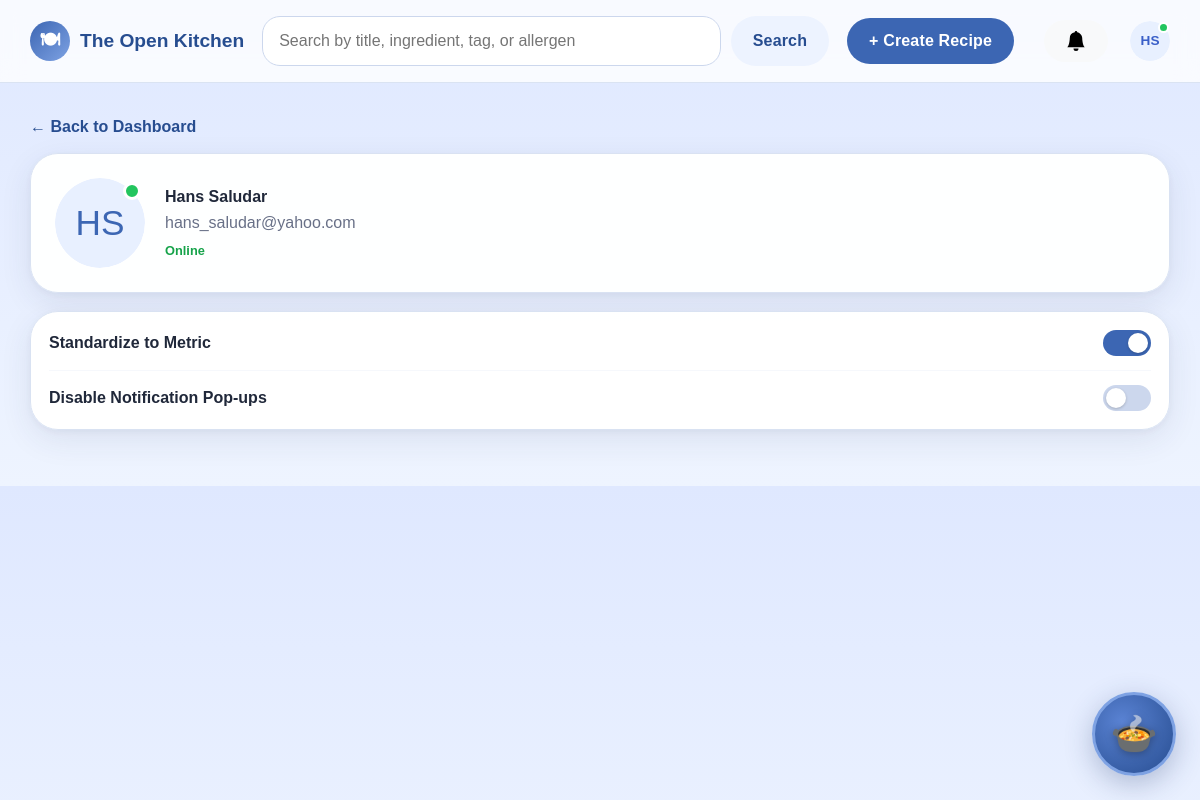
/profile/settings (signed in), run on the app's committed database.
### app/models.py (models this page shows, shortened)
class User(db.Model):
    __tablename__ = 'users'
    id = db.Column(db.Integer, primary_key=True)
    firstName = db.Column(db.String(50), nullable=False)
    lastName = db.Column(db.String(50), nullable=False)
    email = db.Column(db.String(100), unique=True, nullable=False)
    password = db.Column(db.String(255), nullable=False)
    role = db.Column(db.String(20), nullable=False, default='contributor')
    isActive = db.Column(db.Boolean, default=True)
    dateCreated = db.Column(db.DateTime, nullable=False, default=datetime.now)
    avatar = db.Column(db.String(255), nullable=True)
    preferMetric = db.Column(db.Boolean, default=False, nullable=False)
    disableNotifications = db.Column(db.Boolean, default=False, nullable=False)
    lastSeen = db.Column(db.DateTime, nullable=True, default=None)
    doNotDisturb = db.Column(db.Boolean, default=False, nullable=False)
    recipes = db.relationship('Recipe', backref='author', lazy=True)

### app/routes.py (the view, shortened to what this page needs)
@app.route('/profile/settings', methods=['GET', 'POST'])
@login_required
def profile_settings():
    user = get_current_user()
    form = ProfileSettingsForm()
    return render_template('profile_settings.html', form=form, user=user)

### app/forms.py
class ProfileSettingsForm(FlaskForm):
    avatar = FileField('Profile Picture', validators=[Optional(), FileAllowed(ALLOWED_IMAGE_EXTENSIONS, 'Images only.')])
    submit = SubmitField('Save Changes')

### app/routes.py (called while the page is built)
def login_required(f):
    @wraps(f)
    def decorated_function(*args, **kwargs):
        if 'user_id' not in session:
            flash('Please log in to access this page.', 'warning')
            return redirect(url_for('login'))
        return f(*args, **kwargs)
    return decorated_function

def get_current_user():
    if 'user_id' in session:
        return User.query.get(session['user_id'])
    return None

def current_user_id():
    return session.get('user_id')

@app.context_processor
def inject_current_user():
    return {'current_user': get_current_user()}

@app.before_request
def update_last_seen():
    if 'user_id' in session:
        user = User.query.get(session['user_id'])
        if user:
            user.lastSeen = datetime.now()
            db.session.commit()

def _get_notifications():
    uid = current_user_id()
    if uid is None:
        return []
    return Notification.query.filter_by(userID=uid).order_by(Notification.dateCreated.desc()).all()

@app.context_processor
def inject_notifications():
    notifications = _get_notifications()
    has_unread = any(not n.isRead for n in notifications)
    return dict(notifications=notifications, has_unread=has_unread)

### app/templates/profile_settings.html (shortened to what this page needs)
{% extends "base.html" %}
{% block content %}
<a href="{{ url_for('dashboard') }}" class="back-link">← Back to Dashboard</a>
<section class="form-shell">
<form method="POST" action="{{ url_for('profile_settings') }}" enctype="multipart/form-data" class="form-card">
        <div style="display: flex; align-items: center; gap: 20px;">
            <div style="position: relative; width: 90px; height: 90px; flex-shrink: 0;">
                <div id="avatarWrapper"
                     onclick="document.getElementById('avatarInput').click()"
                     title="Click to change photo"
                     style="position: relative; width: 90px; height: 90px; border-radius: 50%; cursor: pointer; overflow: hidden;">
                    {% if user.avatar %}
                    <img id="avatarPreview"
                         src="{{ url_for('static', filename='uploads/' + user.avatar) }}"
                         alt="Your profile picture"
                         style="width: 90px; height: 90px; border-radius: 50%; object-fit: cover; display: block;">
                    {% else %}
                    <div id="avatarInitials"
                         style="width: 90px; height: 90px; border-radius: 50%; background: var(--primary-light, #e8f0ff); display: flex; align-items: center; justify-content: center; font-size: 2.2rem; color: var(--primary, #3a5fc8);">
                        {{ user.firstName[0] }}{{ user.lastName[0] }}
                    </div>
                    {% endif %}
                </div>
                <span id="statusDot"
                      title="{{ 'Do Not Disturb — click to go online' if user.doNotDisturb else 'Online — click for Do Not Disturb' }}"
                      style="position: absolute; top: 4px; right: 4px; width: 18px; height: 18px;
                             background: {{ '#f59e0b' if user.doNotDisturb else '#22c55e' }};
                             border-radius: 50%; border: 3px solid white; cursor: pointer;
                             transition: background .2s ease; z-index: 10;"></span>
            </div>
            <div>
                <p style="margin: 0; font-weight: 600;">{{ user.firstName }} {{ user.lastName }}</p>
                <p class="muted-small" style="margin: 2px 0 0 0;">{{ user.email }}</p>
                <p id="statusLabel" style="margin: 4px 0 0 0; font-size: .8rem; font-weight: 600; color: {{ '#f59e0b' if user.doNotDisturb else '#16a34a' }};">
                    {{ 'Do Not Disturb' if user.doNotDisturb else 'Online' }}
                </p>
            </div>
        </div>
    </form>
</section>
<form method="POST" action="{{ url_for('profile_settings') }}">
    <article class="recipe-card" style="margin-top: 18px;">
        <div style="display: flex; align-items: center; justify-content: space-between; gap: 16px;">
            <div>
                <p style="margin: 0; font-weight: 600; color: var(--text);">Standardize to Metric</p>
            </div>
            <label class="toggle-switch">
                <span class="toggle-track">
                    <span class="toggle-knob"></span>
                </span>
            </label>
        </div>
        <hr style="border: none; border-top: 1px solid var(--line); margin: 14px 0;">
        <div style="display: flex; align-items: center; justify-content: space-between; gap: 16px;">
            <div>
                <p style="margin: 0; font-weight: 600; color: var(--text);">Disable Notification Pop-ups</p>
            </div>
            <label class="toggle-switch">
                <span class="toggle-track">
                    <span class="toggle-knob"></span>
                </span>
            </label>
        </div>
    </article>
</form>
{% endblock %}

### app/templates/base.html (shortened to what this page needs)
<!DOCTYPE html>
<html lang="en">
<head>
    <link href="https://cdn.jsdelivr.net/npm/bootstrap@5.3.3/dist/css/bootstrap.min.css" rel="stylesheet">
    <link rel="stylesheet" href="{{ url_for('static', filename='style.css') }}">
</head>
<body>
    <header class="site-header">
        <div class="container nav-wrap">
            <a class="brand" href="{{ url_for('dashboard') }}">
                <span class="brand-mark">🍽</span>
                <span>The Open Kitchen</span>
            </a>
            <form class="searchbar" action="{{ url_for('search') }}" method="get">
                <input type="text" name="q" placeholder="Search by title, ingredient, tag, or allergen"
                       value="{{ request.args.get('q', '') }}">
                <button type="submit" class="btn btn-secondary">Search</button>
            </form>
            <nav class="nav-links">
                {% if session.get('user_id') %}
                    <a href="{{ url_for('create_recipe') }}" class="btn btn-primary">+ Create Recipe</a>
                {% else %}
                    <a href="{{ url_for('login') }}" class="btn btn-primary">Log In</a>
                {% endif %}
                {% if session.get('user_id') %}
                <button type="button"
                        id="notificationBtn"
                        class="btn btn-light position-relative ms-3"
                        data-bs-toggle="offcanvas"
                        data-bs-target="#notificationPanel"
                        aria-controls="notificationPanel">
                    <svg xmlns="http://www.w3.org/2000/svg" width="20" height="20" fill="currentColor" class="bi bi-bell-fill" viewBox="0 0 16 16">
                        <path d="M8 16a2 2 0 0 0 2-2H6a2 2 0 0 0 2 2m.995-14.901a1 1 0 1 0-1.99 0A5 5 0 0 0 3 6c0 1.098-.5 6-2 7h14c-1.5-1-2-5.902-2-7 0-2.42-1.72-4.44-4.005-4.901"/>
                    </svg>
                </button>
                {% endif %}
                {% if session.get('user_id') %}
                <div class="dropdown ms-2" style="position: relative;">
                    <button class="btn p-0 border-0 d-flex align-items-center justify-content-center"
                            type="button"
                            id="profileDropdown"
                            data-bs-toggle="dropdown"
                            aria-expanded="false"
                            style="width: 40px; height: 40px; border-radius: 50%; overflow: hidden; background: transparent;">
                        {% if current_user and current_user.avatar %}
                        <img src="{{ url_for('static', filename='uploads/' + current_user.avatar) }}"
                             alt="Profile"
                             style="width: 40px; height: 40px; border-radius: 50%; object-fit: cover;">
                        {% else %}
                        <div style="width: 40px; height: 40px; border-radius: 50%; background: #e8f0ff; color: #3a5fc8; display: flex; align-items: center; justify-content: center; font-weight: 700; font-size: 0.85rem;">
                            {% if current_user %}{{ current_user.firstName[0] }}{{ current_user.lastName[0] }}{% else %}?{% endif %}
                        </div>
                        {% endif %}
                    </button>
                </div>
                {% endif %}
            </nav>
        </div>
    </header>
    <main class="container page-shell">
        {% block content %}{% endblock %}
    </main>
    <div class="toast-container position-fixed top-0 end-0 p-3" style="z-index: 1100;" id="toastContainer"></div>
    <div id="mp-pot-wrap">
      <div id="mp-pot-btn">
        <span class="mp-pot-icon">🍲</span>
      </div>
    </div>
</body>
</html>

### app/static/style.css (style rules this page uses)
:root { --bg-top: #dfe8ff; --bg-bottom: #eef4ff; --surface: rgba(255, 255, 255, 0.96); --surface-strong: #ffffff; --primary: #3c66b3; --primary-dark: #274d90; --accent: #f4c15d; --text: #20283a; --muted: #687087; --line: #d9e2f2; --shadow: 0 10px 32px rgba(40, 55, 90, 0.09), 0 2px 8px rgba(40,55,90,0.05); --radius-lg: 28px; --radius-md: 22px; --radius-sm: 16px; }
* { box-sizing: border-box; }
html, body { margin: 0; padding: 0; }
body { font-family: Arial, Helvetica, sans-serif; color: var(--text); background: linear-gradient(180deg, var(--bg-top) 0%, var(--bg-bottom) 100%); }
a { color: inherit; text-decoration: none; }
.container { width: min(1160px, calc(100% - 32px)); margin: 0 auto; }
.page-shell { padding: 32px 0 56px; }
.site-header { position: sticky; top: 0; z-index: 20; backdrop-filter: blur(10px); background: rgba(255, 255, 255, 0.78); border-bottom: 1px solid rgba(217, 226, 242, 0.95); }
.nav-wrap { display: grid; grid-template-columns: auto 1fr auto; gap: 18px; align-items: center; padding: 16px 0; }
.brand { display: inline-flex; align-items: center; gap: 10px; font-size: 1.2rem; font-weight: 800; color: var(--primary-dark); }
.brand-mark { display: inline-grid; place-items: center; width: 40px; height: 40px; border-radius: 50%; background: linear-gradient(135deg, var(--primary), #7ea2e3); color: white; }
.nav-links { display: inline-flex; align-items: center; gap: 14px; }
.searchbar { display: grid; grid-template-columns: 1fr auto; gap: 10px; }
.searchbar input, input, select, textarea { width: 100%; padding: 12px 16px; border: 1px solid #ccd7ed; border-radius: 18px; font: inherit; background: white; transition: border-color .15s ease, box-shadow .15s ease; }
.btn { display: inline-flex; align-items: center; justify-content: center; gap: 8px; border: 0; border-radius: 999px; padding: 11px 22px; font-weight: 600; letter-spacing: 0.01em; cursor: pointer; transition: background .18s ease, transform .12s ease, box-shadow .18s ease; }
.btn-primary { background: var(--primary); color: white; }
.btn-secondary { background: #edf3ff; color: var(--primary-dark); }
.hero-card, .recipe-card, .form-card, .panel-card, .empty-state, .alert, .stat-card { background: var(--surface); border: 1px solid var(--line); border-radius: var(--radius-lg); box-shadow: var(--shadow); }
.hero-copy, .lead, .helper, .muted-small { color: var(--muted); }
.recipe-card { padding: 18px; position: relative; overflow: hidden; transition: transform .16s ease, box-shadow .16s ease; }
.recipe-card p { margin: 0 0 14px; color: var(--muted); }
.form-shell { display: grid; gap: 18px; }
.form-card { padding: 24px; }
.back-link { display: inline-block; margin-bottom: 14px; color: var(--primary-dark); font-weight: 700; }
.toggle-switch { position: relative; display: inline-block; cursor: pointer; flex-shrink: 0; }
.toggle-track { display: block; width: 48px; height: 26px; background: #ccd7ed; border-radius: 999px; transition: background .2s ease; position: relative; }
.toggle-switch input:checked + .toggle-track { background: var(--primary); }
.toggle-knob { position: absolute; top: 3px; left: 3px; width: 20px; height: 20px; background: white; border-radius: 50%; box-shadow: 0 1px 3px rgba(0,0,0,.2); transition: transform .2s ease; }
.toggle-switch input:checked + .toggle-track .toggle-knob { transform: translateX(22px); }

### app/templates/base.html (style rules this page uses)
#mp-pot-wrap { position: fixed; bottom: 24px; right: 24px; z-index: 9001; width: 84px; height: 84px; }
#mp-pot-btn { width: 84px; height: 84px; background: radial-gradient(circle at 35% 35%, #5a83d4, #274d90); border: 3px solid #7ea2e3; border-radius: 50%; display: flex; align-items: center; justify-content: center; cursor: pointer; position: relative; transition: transform .25s, border-color .25s, box-shadow .25s; box-shadow: 0 8px 28px rgba(40,62,113,.3); }
.mp-pot-icon { font-size: 38px; filter: drop-shadow(0 2px 4px rgba(0,0,0,.3)); }

### data on the page
User: firstName "H", lastName "S", firstName "Hans", lastName "Saludar", email "hans_saludar@yahoo.com", doNotDisturb "Online"
